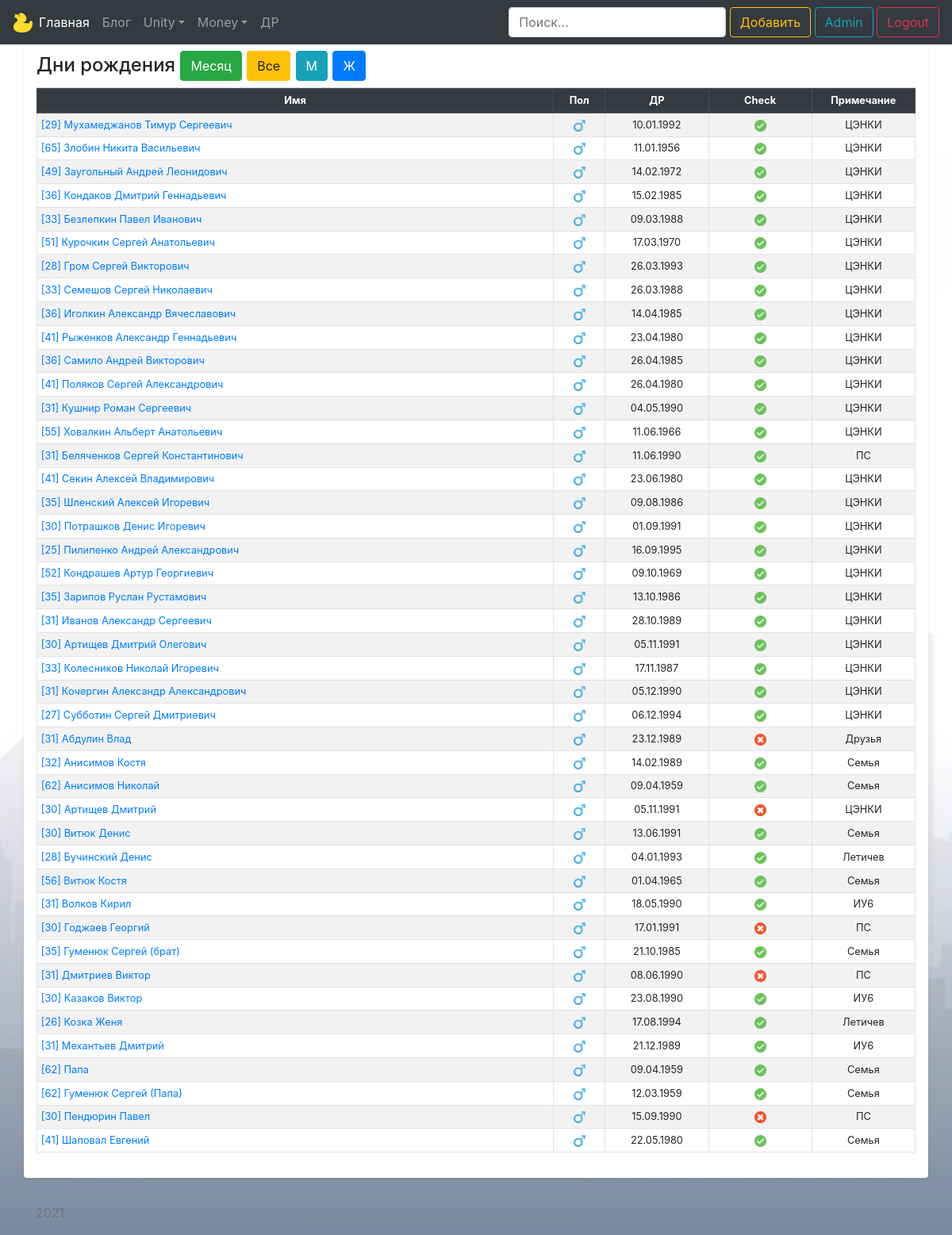
Page /birthdays/m (signed in) on the earlier database version.
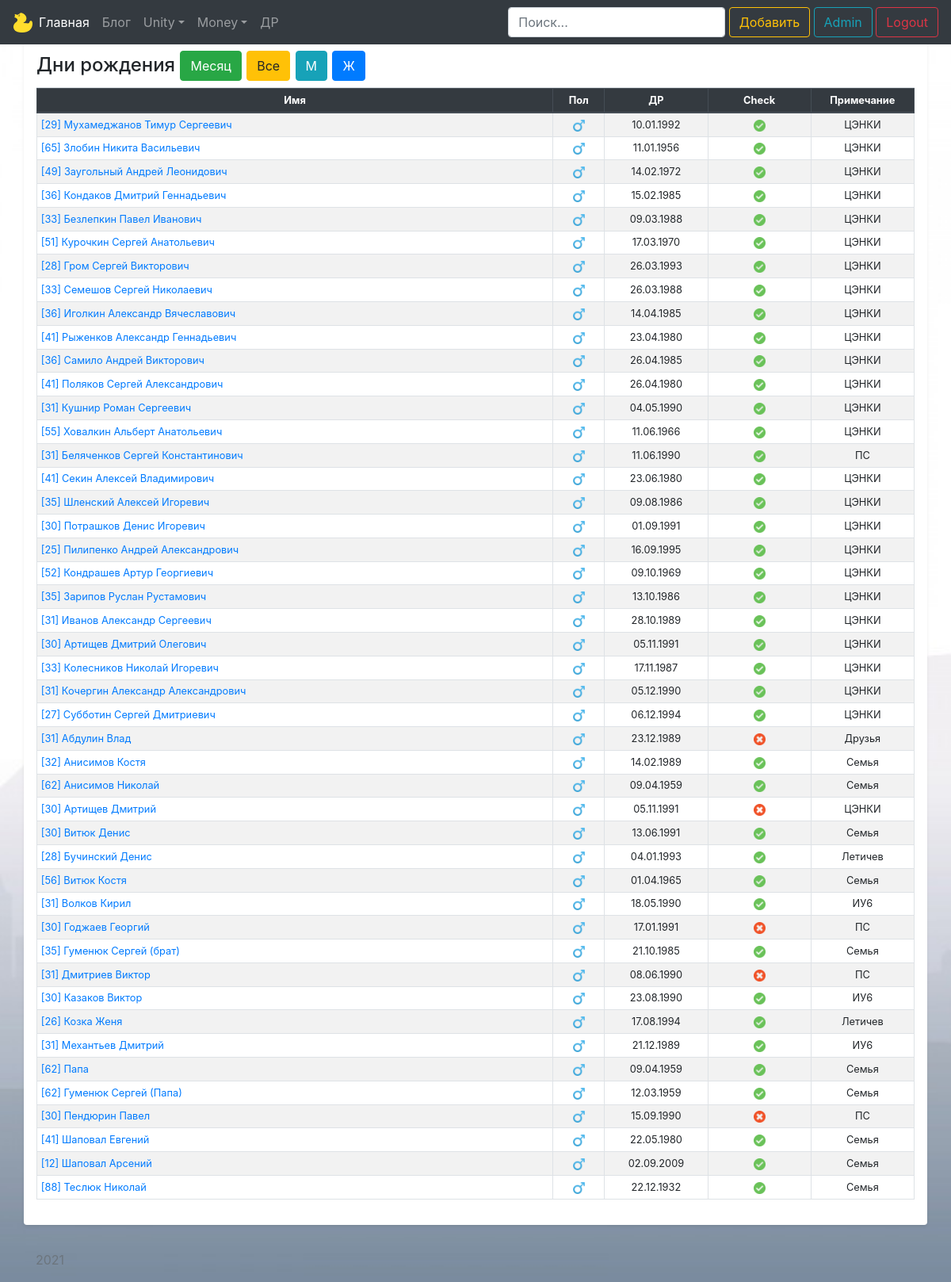
Same page on the later database version.
### models/birthday.py (models this page shows)
class Birthday(db.Model):
    id = db.Column(db.Integer, primary_key=True)
    name = db.Column(db.String(100), nullable=False)
    male = db.Column(db.Boolean, default=True)
    birth_day = db.Column(db.Integer)
    birth_month = db.Column(db.Integer)
    birth_year = db.Column(db.Integer)
    birthday_checked = db.Column(db.Boolean, default=False)
    comment = db.Column(db.Text)

### views/birthday.py (the view)
@app.route('/birthdays/<string:f>')
@login_required
def birthdays(f):
    q = request.args.get('q')
    date_today = get_date()
    if q:
        birthdays_db = Birthday.query.filter(Birthday.name.contains(q) |
                                             Birthday.comment.contains(q)).order_by(Birthday.birth_month)
    else:
        if f == 'all':
            birthdays_db = Birthday.query.order_by(Birthday.birth_month)
        elif f == 'today':
            birthdays_db = Birthday.query.filter(Birthday.birth_month.contains(date_today[1]))
        elif f == 'w':
            birthdays_db = Birthday.query.filter(Birthday.male.contains(0))
        elif f == 'm':
            birthdays_db = Birthday.query.filter(Birthday.male.contains(1))
        else:
            return render_template('404.html')
    return render_template('birthdays/birthdays.html', birthdays=birthdays_db, today=date_today)

### utils/filters.py (called while the page is built)
@app.template_filter('zfill')
def zfill(value, width):
    return str(value).zfill(width)

### utils/utils.py (called while the page is built)
def localize(d: datetime) -> datetime:
    return timezone(Vars.TIME_ZONE).localize(d)

def get_now() -> datetime:
    return localize(datetime.now())

### views/birthday.py (called while the page is built)
def get_date():
    date_full = get_now()
    date_d = date_full.day
    date_m = date_full.month
    date_y = date_full.year
    return date_d, date_m, date_y

### templates/birthdays/birthdays.html (shortened to what this page needs)
{% extends 'base.html' %}
{% block body %}
<div class="container pt-5 my-3 p-3 bg-white rounded shadow-sm">
    <h4 class="border-bottom border-gray pb-2 mb-0">Дни рождения
    <a href="/birthdays/today" class="btn btn-success">Месяц</a>
    <a href="/birthdays/all" class="btn btn-warning">Все</a>
    <a href="/birthdays/m" class="btn btn-info">М</a>
    <a href="/birthdays/w" class="btn btn-primary">Ж</a></h4>
    <table class="table table-striped table-bordered table-sm small text">
        <thead class="thead-dark">
            <tr align="center">
                <th scope="col" width="50%">Имя</th>
                <th scope="col" width="5%">Пол</th>
                <th scope="col" width="10%">ДР</th>
                <th scope="col" width="10%">Check</th>
                <th scope="col" width="10%">Примечание</th>
            </tr>
        </thead>
        <tbody>
            {% for el in birthdays %}
            <tr class="">
                {% if el.birth_month >= today[1] %}
                    {% if el.birth_day > today[0] %}
                        <td><a href="/birthdays/{{ el.id }}/update">[{{ today[2] - el.birth_year - 1}}] {{ el.name }}</a></td>
                    {% else %}
                        <td><a href="/birthdays/{{ el.id }}/update">[{{ today[2] - el.birth_year}}] {{ el.name }}</a></td>
                    {% endif %}
                {% else %}
                    <td><a href="/birthdays/{{ el.id }}/update">[{{ today[2] - el.birth_year}}] {{ el.name }}</a></td>
                {% endif %}
                <td align="center">{% if el.male == True %}
                    <img src="/static/birthdays/male.png" alt="" width="15" height="15">
                    {% else %}
                    <img src="/static/birthdays/female.png" alt="" width="15" height="15">
                    {% endif %}</td>
                <td align="center">{{ el.birth_day|zfill(2) }}.{{ el.birth_month|zfill(2) }}.{{ el.birth_year|zfill(2) }}</td>
                <td align="center">{% if el.birthday_checked == True %}
                    <img src="/static/birthdays/checked.png" alt="" width="15" height="15">
                    {% else %}
                    <img src="/static/birthdays/non_checked.png" alt="" width="15" height="15">
                    {% endif %}</td>
                <td align="center">{{ el.comment }}</td>
            </tr>
            {% endfor %}
        </tbody>
    </table>
</div>
{% endblock %}

Differences in the rows shown:
added Birthday: today[2]-el.birth_year "12", name "Шаповал Арсений", male True (drawn), birth_day|zfill "02", birth_month|zfill "09", birth_year|zfill "2009", birthday_checked True (drawn), comment "Семья"
added Birthday: today[2]-el.birth_year-1 "88", name "Теслюк Николай", male True (drawn), birth_day|zfill "22", birth_month|zfill "12", birth_year|zfill "1932", birthday_checked True (drawn), comment "Семья"
